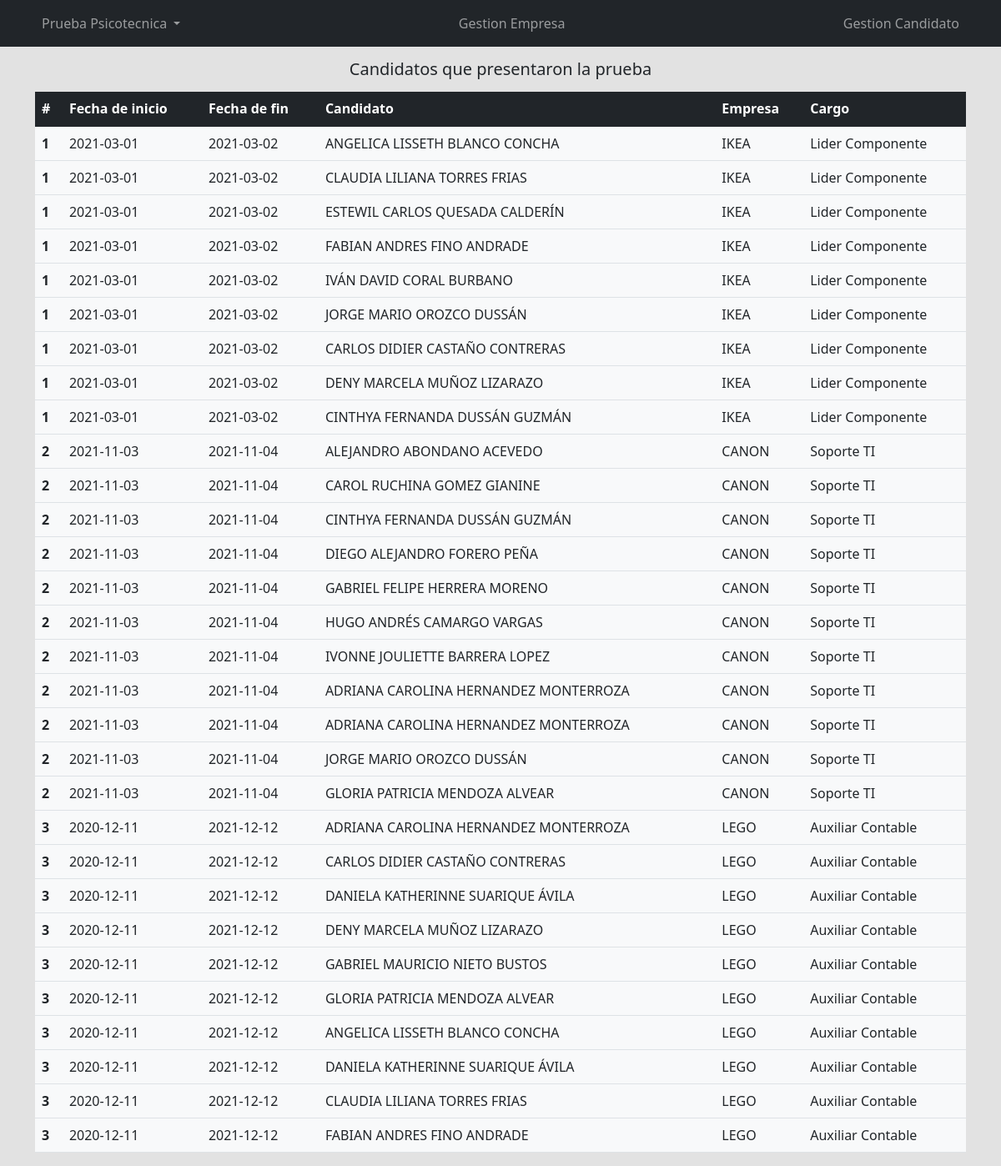
/PruebaPsicotecnica/html/prueba_op4.php, run on the app's committed database.
### tables this page shows
CREATE TABLE prueba 
 (
 id_prueba INT  PRIMARY KEY NOT NULL AUTO_INCREMENT,
 fecha_inicio DATE,
 fecha_final DATE,
 cargo VARCHAR (20),
 id_empresa INT NOT NULL,
 FOREIGN KEY (id_empresa) REFERENCES empresa(id_empresa)
 );

CREATE TABLE candidato 
 (
 id_candidato INT  PRIMARY KEY NOT NULL AUTO_INCREMENT,
 identificacion VARCHAR(50) not null,
 nombre VARCHAR (50),
 direccion VARCHAR (100),
 telefono VARCHAR (20),
 hijos INT,
 genero VARCHAR (10),
 estado_civil VARCHAR (20),
 mascotas INT,
 escolaridad VARCHAR (20)
 );

CREATE TABLE empresa 
 (
 id_empresa INT  PRIMARY KEY NOT NULL AUTO_INCREMENT,
 nit VARCHAR(20),
 empresa VARCHAR (50),
 representante VARCHAR (50),
 direccion VARCHAR (100),
 telefono VARCHAR (20)
 );

### PruebaPsicotecnica/html/prueba_op4.php (the view, shortened to what this page needs)
<!doctype html>
<html lang="en">
<head>
    <link href="https://cdn.jsdelivr.net/npm/bootstrap@5.1.3/dist/css/bootstrap.min.css" rel="stylesheet">
    <link rel="stylesheet" href="../css/style.css">
    <link rel="stylesheet" href="../css/style-op1.css">
</head>
<body>
    <?php include 'header.php' ?>
    <h1>Candidatos que presentaron la prueba</h1>
    <?php include_once "../util/coneccion.php";
    $sentencia = $bd->query("SELECT prueba.id_prueba, prueba.fecha_inicio, prueba.fecha_final, candidato.nombre, empresa.empresa, prueba.cargo FROM prueba INNER JOIN empresa ON prueba.id_empresa = empresa.id_empresa INNER JOIN intentos ON prueba.id_prueba = intentos.id_prueba INNER JOIN candidato ON intentos.id_candidato = candidato.id_candidato;");
    $prueba = $sentencia->fetchAll(PDO::FETCH_OBJ);
    ?>
    <div class="container">
        <div class="table-responsive">
            <table class="table">
                <thead class="table-dark">
                    <tr>
                        <th scope="col">#</th>
                        <th scope="col">Fecha de inicio</th>
                        <th scope="col">Fecha de fin</th>
                        <th scope="col">Candidato</th>
                        <th scope="col">Empresa</th>
                        <th scope="col">Cargo</th>
                    </tr>
                </thead>
                <tbody class="bg-light">
                    <?php
                    foreach ($prueba as $dato) {
                    ?>
                        <tr>
                            <th scope="row"><?php echo $dato->id_prueba; ?></th>
                            <td><?php echo $dato->fecha_inicio; ?></td>
                            <td><?php echo $dato->fecha_final; ?></td>
                            <td><?php echo $dato->nombre; ?></td>
                            <td><?php echo $dato->empresa; ?></td>
                            <td><?php echo $dato->cargo; ?></td>
                        </tr>
                    <?php
                    }
                    ?>
                </tbody>
            </table>
        </div>
    </div>
</body>
</html>

### PruebaPsicotecnica/html/header.php (shortened to what this page needs)
<nav class="navbar navbar-expand-md navbar-fixed-top navbar-dark bg-dark main-nav">
    <div class="container">
        <ul class="nav navbar-nav">
            <li class="nav-item dropdown">
                <a class="nav-link dropdown-toggle" id="navbarDropdown" role="button" data-bs-toggle="dropdown" aria-expanded="false">
                    Prueba Psicotecnica
                </a>
            </li>
        </ul>
        <ul class="nav navbar-nav mx-auto">
            <li class="nav-item"><a class="nav-link" href="gestion_empresa.php">Gestion Empresa</a></li>
        </ul>
        <ul class="nav navbar-nav">
            <li class="nav-item">
                <a class="nav-link" href="gestion_candidato.php">Gestion Candidato</a>
            </li>
        </ul>
    </div>
</nav>

### PruebaPsicotecnica/css/style.css (style rules this page uses)
body { background-color: rgb(226, 226, 226); }

### PruebaPsicotecnica/css/style-op1.css (style rules this page uses)
h1 { margin: 15px; font-size: 20px; text-align: center; }

### data on the page
prueba: id_prueba "1", fecha_inicio "2021-03-01", fecha_final "2021-03-02", candidato.nombre "ANGELICA LISSETH BLANCO CONCHA", id_empresa.empresa "IKEA", cargo "Lider Componente", candidato.nombre "CLAUDIA LILIANA TORRES FRIAS", candidato.nombre "ESTEWIL CARLOS QUESADA CALDERÍN", candidato.nombre "FABIAN ANDRES FINO ANDRADE", candidato.nombre "IVÁN DAVID CORAL BURBANO", candidato.nombre "JORGE MARIO OROZCO DUSSÁN", candidato.nombre "CARLOS DIDIER CASTAÑO CONTRERAS", candidato.nombre "DENY MARCELA MUÑOZ LIZARAZO", candidato.nombre "CINTHYA FERNANDA DUSSÁN GUZMÁN"
prueba: id_prueba "2", fecha_inicio "2021-11-03", fecha_final "2021-11-04", candidato.nombre "ALEJANDRO ABONDANO ACEVEDO", id_empresa.empresa "CANON", cargo "Soporte TI", candidato.nombre "CAROL RUCHINA GOMEZ GIANINE", candidato.nombre "CINTHYA FERNANDA DUSSÁN GUZMÁN", candidato.nombre "DIEGO ALEJANDRO FORERO PEÑA", candidato.nombre "GABRIEL FELIPE HERRERA MORENO", candidato.nombre "HUGO ANDRÉS CAMARGO VARGAS", candidato.nombre "IVONNE JOULIETTE BARRERA LOPEZ", candidato.nombre "ADRIANA CAROLINA HERNANDEZ MONTERROZA", candidato.nombre "JORGE MARIO OROZCO DUSSÁN", candidato.nombre "GLORIA PATRICIA MENDOZA ALVEAR"
prueba: id_prueba "3", fecha_inicio "2020-12-11", fecha_final "2021-12-12", candidato.nombre "ADRIANA CAROLINA HERNANDEZ MONTERROZA", id_empresa.empresa "LEGO", cargo "Auxiliar Contable", candidato.nombre "CARLOS DIDIER CASTAÑO CONTRERAS", candidato.nombre "DANIELA KATHERINNE SUARIQUE ÁVILA", candidato.nombre "DENY MARCELA MUÑOZ LIZARAZO", candidato.nombre "GABRIEL MAURICIO NIETO BUSTOS", candidato.nombre "GLORIA PATRICIA MENDOZA ALVEAR", candidato.nombre "ANGELICA LISSETH BLANCO CONCHA", candidato.nombre "CLAUDIA LILIANA TORRES FRIAS", candidato.nombre "FABIAN ANDRES FINO ANDRADE"
